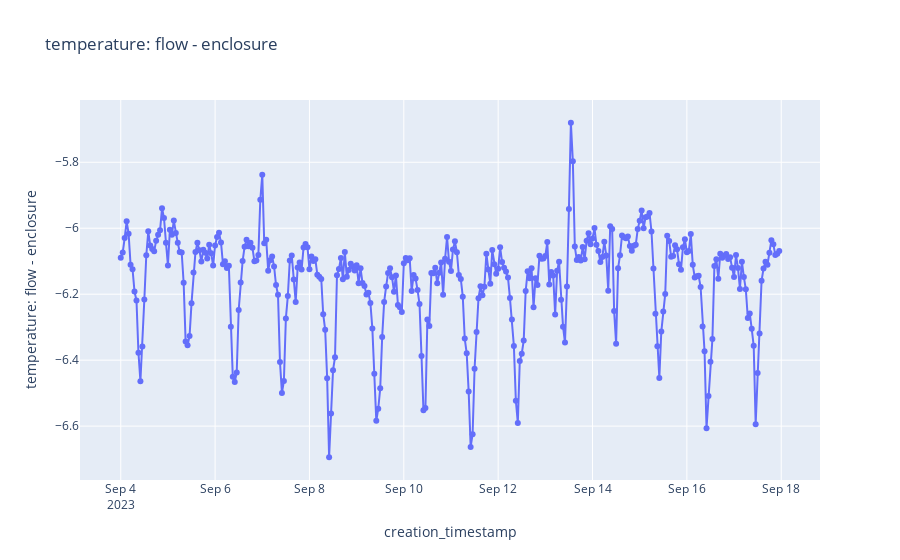

Notebook cell for this chart:
### Code cell
# Temperature Delta
col_name = "temperature: flow - enclosure"

df_temp = df_a.with_columns((pl.col("sht45_temperature") - pl.col("enclosure_bme280_temperature")).alias(col_name)) \
.select("creation_timestamp","system_name",col_name).collect()

import plotly.express as px

fig = px.line(df_temp, x="creation_timestamp", y=col_name, markers=True, title = col_name)
fig.show()

### Figure 1 — Plotly figure (JSON) as saved in the notebook; plotly's stock layout.template omitted (floating-point values rounded to 4 significant figures; data arrays with more than 128 entries replaced by an {"elided": "..."} marker saying what was removed)
{"data": [{"hovertemplate": "creation_timestamp=%{x}<br>temperature: flow - enclosure=%{y}<extra></extra>", "legendgroup": "", "line": {"color": "#636efa", "dash": "solid"}, "marker": {"symbol": "circle"}, "mode": "lines+markers", "name": "", "orientation": "v", "showlegend": false, "type": "scatter", "x": {"elided": "336 str values"}, "xaxis": "x", "y": {"elided": "336 float values"}, "yaxis": "y"}], "layout": {"legend": {"tracegroupgap": 0}, "title": {"text": "temperature: flow - enclosure"}, "xaxis": {"anchor": "y", "domain": [0, 1], "title": {"text": "creation_timestamp"}}, "yaxis": {"anchor": "x", "domain": [0, 1], "title": {"text": "temperature: flow - enclosure"}}}}
